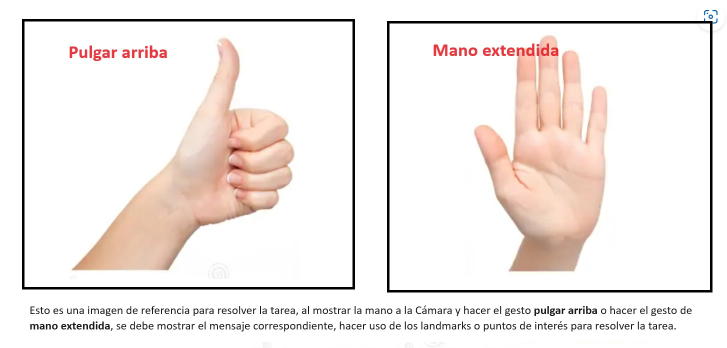
#> input picture img/Ejemplo-Tarea.jpg, 1453 x 696 px, given in place of the camera (shown at 1/2 size)
$ python tarea-02-clase3.py
#> lines starting #> are read from the running program, lines starting #| are printed output that depends on the picture; after the words box and inside, x2 and y2 are one past the last pixel; in counts of white or black regions, pixels touching at a corner belong together
"""
1) Tarea:
Usar los códigos vistos en clase para hacer la detección de un color, puede ser cualquier color, de preferencia se debe detectar
un color primario sobre un fondo blanco o un fondo que contraste con el color a detectar, solo detectar el color,
no es necesario enviar datos a la tarjeta Arduino para resolver ésta tarea, enviar el código y/o un video de evidencia.

"""

import cv2 as ocv
import numpy as np

ID_CAMERA = 0
NAME_WINDOW_CAPTURE = "CAMARA"
NAME_WINDOW_MASK = "MASCARA"
WIDTH_CAPTURE = 642

cap = ocv.VideoCapture(ID_CAMERA)
ocv.namedWindow(NAME_WINDOW_CAPTURE)
ocv.namedWindow(NAME_WINDOW_MASK)

while True:
  ret,frame = cap.read()
#> frame is the input picture: shape (696, 1453, 3); mean B, G, R 232.5, 235.6, 242.5
  hsv = ocv.cvtColor(frame,ocv.COLOR_BGR2HSV)
#> hsv: shape (696, 1453, 3); mean H, S, V 4.8, 11.3, 242.5
  minColor = np.array([0,179,107])
  maxColor = np.array([236,255,255])
  mask = ocv.inRange(hsv,minColor,maxColor)
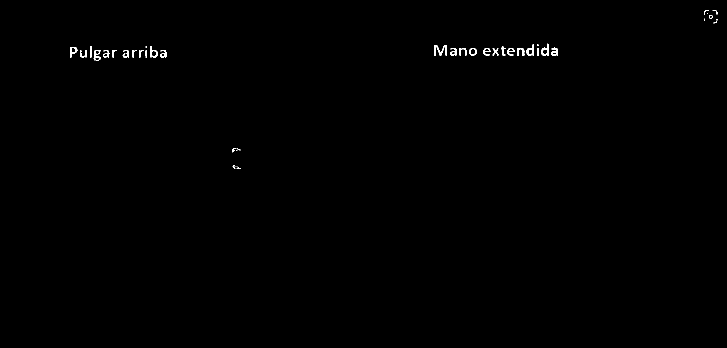
#> mask: shape (696, 1453) (shown at 1/2 size); 0.3% white; 38 white regions (8 under 20 px)
  contornos,_ = ocv.findContours(mask,ocv.RETR_EXTERNAL,ocv.CHAIN_APPROX_SIMPLE)
#> contornos = 38 contours, 12 with area under 20; largest, box (x1, y1, x2, y2) and area: (1082, 87, 1098, 112) 224, (1053, 88, 1068, 112) 200, (300, 92, 315, 115) 195, (868, 90, 894, 111) 176, (938, 96, 954, 111) 170
  if(len(contornos)) > 0:
    contorno_mas_grande = max(contornos,key=ocv.contourArea)
#> contorno_mas_grande = contour of 33 points, box (x1, y1, x2, y2) (1082, 87, 1098, 112), area 224
    (x,y),radio = ocv.minEnclosingCircle(contorno_mas_grande)
#> x = 1091.5; y = 99.17; radio = 12.66
    x = int(x)
#> x = 1091
    y = int(y)
#> y = 99
    centro = (x,y)
#> centro = (1091, 99)
    radio = int(radio)
#> radio = 12
    if radio > 50:
      text= "COLOR DETECTADO"
      ocv.circle(frame,centro,radio,(30,255,150),4)
      ocv.putText(frame,"{},{}".format(x,y),(451, 461),ocv.FONT_ITALIC,1,(13,90,255),thickness=0)
    else:
      text = "COLOR NO DETECTADO"
      centro = (5,40)
    ocv.putText(frame,text,centro,ocv.FONT_ITALIC,1,(13,90,255),thickness=2)
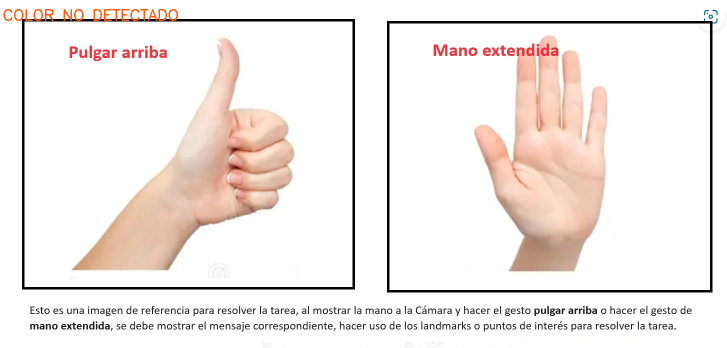
#> frame: shape (696, 1453, 3) (shown at 1/2 size); 0.26% of pixels changed, all inside (x1, y1, x2, y2) = (7, 18, 356, 42)


  ocv.imshow(NAME_WINDOW_CAPTURE,frame)
  ocv.imshow(NAME_WINDOW_MASK,mask)
  salir = ocv.waitKey(1)
#> (key Esc is pressed here)
  if salir == 27:
    break

cap.release()
ocv.destroyAllWindows()
